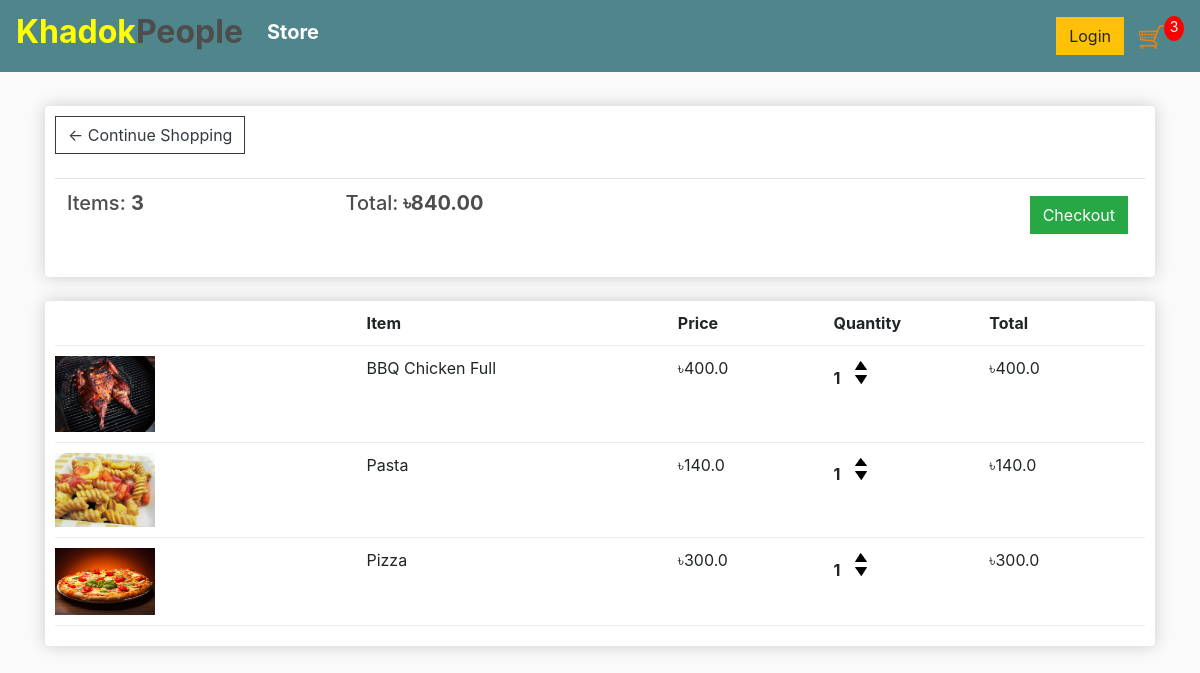
The page /cart/ (signed in) on the database as committed earlier.
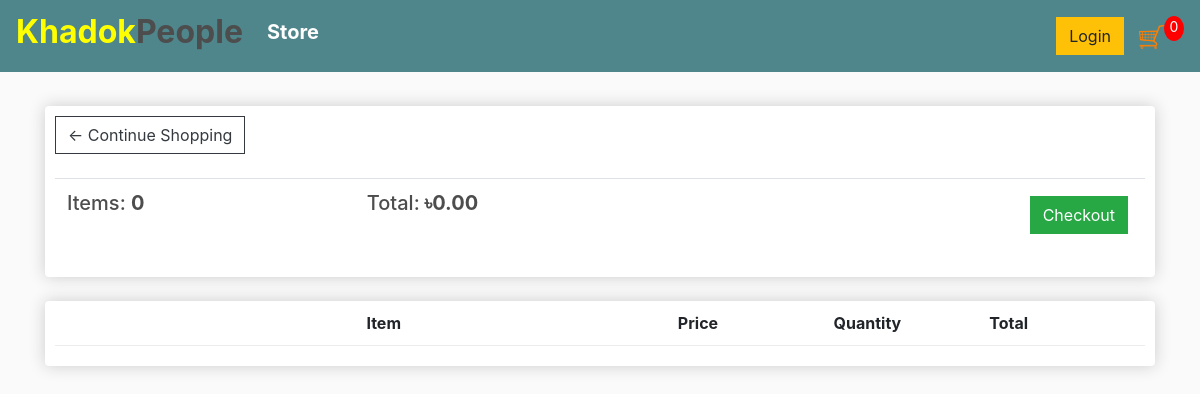
The same page on the database as committed later.
### store/models.py (models this page shows, shortened)
class Order(models.Model):
	customer = models.ForeignKey(Customer, on_delete=models.SET_NULL, null=True, blank=True)
	date_ordered = models.DateTimeField(auto_now_add=True)
	complete = models.BooleanField(default=False)
	transaction_id = models.CharField(max_length=100, null=True)
	@property
	def get_cart_total(self):
		orderitems = self.orderitem_set.all()
		total = sum([item.get_total for item in orderitems])
		return total
	@property
	def get_cart_items(self):
		orderitems = self.orderitem_set.all()
		total = sum([item.quantity for item in orderitems])
		return total

class OrderItem(models.Model):
	product = models.ForeignKey(Product, on_delete=models.SET_NULL, null=True)
	order = models.ForeignKey(Order, on_delete=models.SET_NULL, null=True)
	quantity = models.IntegerField(default=0, null=True, blank=True)
	date_added = models.DateTimeField(auto_now_add=True)
	@property
	def get_total(self):
		total = self.product.price * self.quantity
		return total

class Product(models.Model):
	name = models.CharField(max_length=200)
	price = models.FloatField()
	digital = models.BooleanField(default=False,null=True, blank=True)
	image = models.ImageField(null=True, blank=True)
	@property
	def imageURL(self):
		try:
			url = self.image.url
		except:
			url = ''
		return url

### store/views.py (the view)
# urls.py: path('cart/', views.cart, name="cart"),
def cart(request):
	data = cartData(request)
	cartItems = data['cartItems']
	order = data['order']
	items = data['items']
	context = {'items':items, 'order':order, 'cartItems':cartItems}
	return render(request, 'store/cart.html', context)

### store/utils.py (called while the page is built)
def cartData(request):
	if request.user.is_authenticated:
		customer = request.user.customer
		order, created = Order.objects.get_or_create(customer=customer, complete=False)
		items = order.orderitem_set.all()
		cartItems = order.get_cart_items
	else:
		cookieData = cookieCart(request)
		cartItems = cookieData['cartItems']
		order = cookieData['order']
		items = cookieData['items']
	return {'cartItems':cartItems ,'order':order, 'items':items}

### store/templates/store/cart.html
{% extends 'store/base.html' %}
{% load static %}
{% block content %}
	<div class="row">
		<div class="col-lg-12">
			<div class="box-element">
				<a  class="btn btn-outline-dark" href="{% url 'store' %}">&#x2190; Continue Shopping</a>
				<br>
				<br>
				<table class="table">
					<tr>
						<th><h5>Items: <strong>{{order.get_cart_items}}</strong></h5></th>
						<th><h5>Total:<strong> <b>৳</b>{{order.get_cart_total|floatformat:2}}</strong></h5></th>
						<th>
							<a  style="float:right; margin:5px;" class="btn btn-success" href="{% url 'checkout' %}">Checkout</a>
						</th>
					</tr>
				</table>
			</div>
			<br>
			<div class="box-element">
				<div class="cart-row">
					<div style="flex:2"></div>
					<div style="flex:2"><strong>Item</strong></div>
					<div style="flex:1"><strong>Price</strong></div>
					<div style="flex:1"><strong>Quantity</strong></div>
					<div style="flex:1"><strong>Total</strong></div>
				</div>
				{% for item in items %}
				<div class="cart-row">
					<div style="flex:2"><img class="row-image" src="{{item.product.imageURL}}"></div>
					<div style="flex:2"><p>{{item.product.name}}</p></div>
					<div style="flex:1"><p>৳{{item.product.price}}</p></div>
					<div style="flex:1">
						<p class="quantity">{{item.quantity}}</p>
						<div class="quantity">
							<img data-product="{{item.product.id}}" data-action="add" class="chg-quantity update-cart" src="{% static  'images/arrow-up.png' %}">
							<img data-product="{{item.product.id}}" data-action="remove" class="chg-quantity update-cart" src="{% static  'images/arrow-down.png' %}">
						</div>
					</div>
					<div style="flex:1"><p>৳{{item.get_total}}</p></div>
				</div>
				{% endfor %}
			</div>
		</div>
	</div>
{% endblock content %}

Rows that differ between the two databases and show on the page:
no longer on this page (row edited): Order: get_cart_items "3", get_cart_total "840.00"
removed OrderItem: product.imageURL (picture), product.name "BBQ Chicken Full", product.price "400.0", quantity "1", get_total "400.0"
removed OrderItem: product.imageURL (picture), product.name "Pasta", product.price "140.0", quantity "1", get_total "140.0"
removed OrderItem: product.imageURL (picture), product.name "Pizza", product.price "300.0", quantity "1", get_total "300.0"
added Order: get_cart_items "0", get_cart_total "0.00"
Other text that changed with them:
{{ cartItems }}: "3" → "0"
